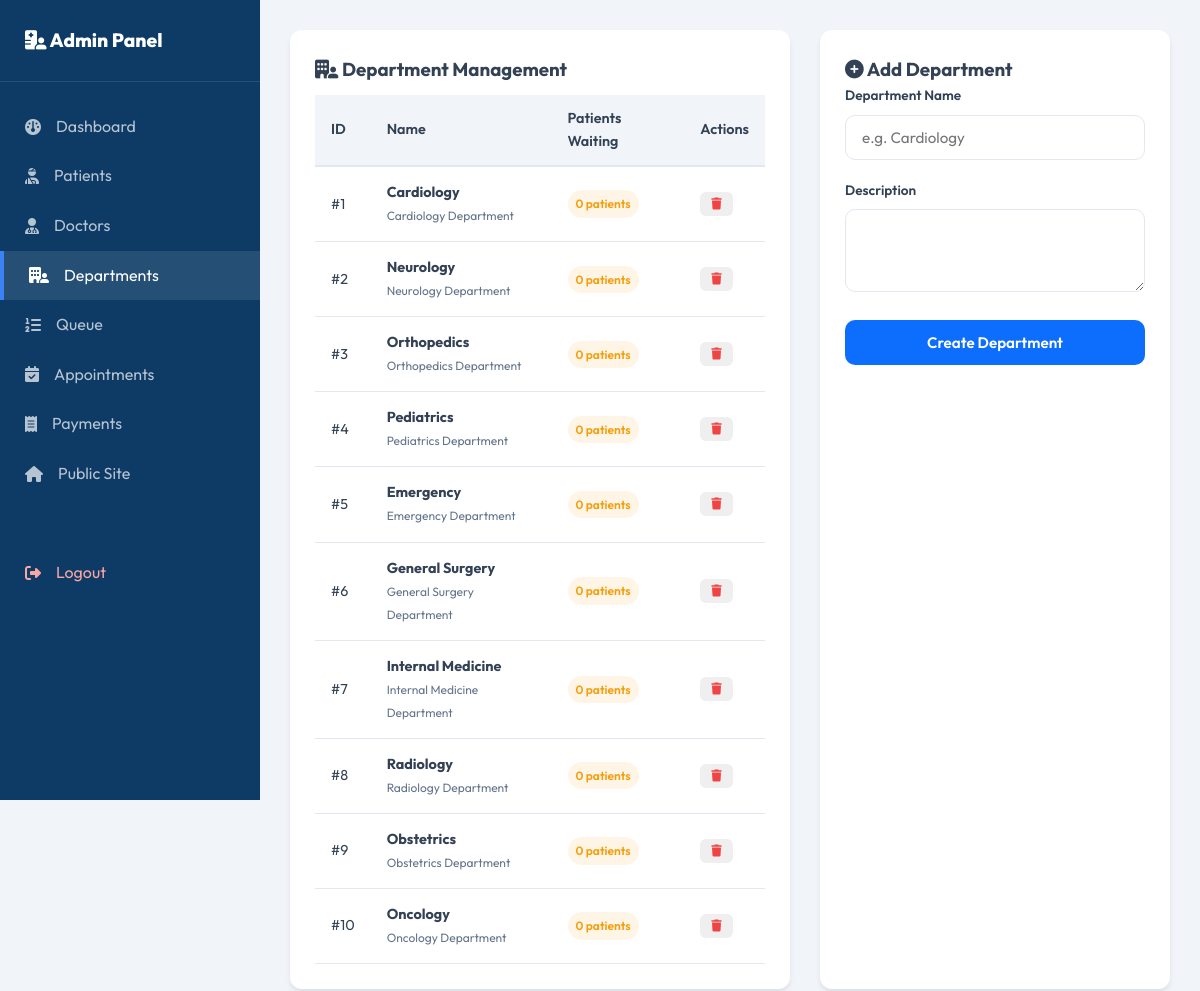
/admin/departments (signed in), run on the app's committed database.
### models.py (models this page shows)
class Department(db.Model):
    __tablename__ = 'departments'
    id = db.Column(db.Integer, primary_key=True)
    name = db.Column(db.String(100), unique=True, nullable=False)
    description = db.Column(db.Text, nullable=True)

### routes/admin.py (the view)
    def decorated_function(*args, **kwargs):
        if not current_user.is_authenticated or current_user.role != 'admin':
            flash("Unauthorized access.", "danger")
            return redirect(url_for('dash.index'))
        return f(*args, **kwargs)

### routes/admin.py (called while the page is built)
def admin_required(f):
    def decorated_function(*args, **kwargs):
        if not current_user.is_authenticated or current_user.role != 'admin':
            flash("Unauthorized access.", "danger")
            return redirect(url_for('dash.index'))
        return f(*args, **kwargs)
    decorated_function.__name__ = f.__name__
    return decorated_function

@admin_bp.route('/departments')
@login_required
@admin_required
def departments():
    depts = Department.query.all()
    dept_data = []
    for d in depts:
        waiting = QueueEntry.query.join(User, QueueEntry.doctor_id == User.id)\
            .join(DoctorProfile, User.id == DoctorProfile.user_id)\
            .filter(DoctorProfile.specialty == d.name, QueueEntry.status == 'waiting').count()
        dept_data.append({'id': d.id, 'name': d.name, 'description': d.description, 'waiting': waiting})
    return render_template('admin/departments.html', departments=dept_data)

### templates/admin/departments.html
{% extends 'admin/base.html' %}
{% block content %}
<div style="display: grid; grid-template-columns: 1fr 350px; gap: 30px;">
    <div class="admin-card">
        <h3><i class="fa-solid fa-building-user"></i> Department Management</h3>
        <div class="table-responsive">
            <table class="table">
                <thead>
                    <tr>
                        <th>ID</th>
                        <th>Name</th>
                        <th>Patients Waiting</th>
                        <th>Actions</th>
                    </tr>
                </thead>
                <tbody>
                    {% for dept in departments %}
                    <tr>
                        <td>#{{ dept.id }}</td>
                        <td><strong>{{ dept.name }}</strong><br><small style="color:#64748b;">{{ dept.description }}</small></td>
                        <td><span class="badge badge-warning">{{ dept.waiting }} patients</span></td>
                        <td>
                            <form action="{{ url_for('admin.delete_department', dept_id=dept.id) }}" method="POST" style="display:inline;" onsubmit="return confirm('Delete department?');">
                                <button type="submit" class="btn btn-xs" style="color: #ef4444;"><i class="fa-solid fa-trash"></i></button>
                            </form>
                        </td>
                    </tr>
                    {% endfor %}
                </tbody>
            </table>
        </div>
    </div>
    <div class="admin-card">
        <h3><i class="fa-solid fa-plus-circle"></i> Add Department</h3>
        <form action="{{ url_for('admin.add_department') }}" method="POST">
            <div class="form-group">
                <label>Department Name</label>
                <input type="text" name="name" class="form-control" placeholder="e.g. Cardiology" required>
            </div>
            <div class="form-group">
                <label>Description</label>
                <textarea name="description" class="form-control" rows="3"></textarea>
            </div>
            <button type="submit" class="btn btn-primary btn-block" style="margin-top: 10px;">Create Department</button>
        </form>
    </div>
</div>
{% endblock %}

### static/css/style.css (style rules this page uses)
:root { --primary: #0d6efd; --primary-hover: #084298; --primary-light: rgba(13, 110, 253, 0.08); --secondary: #0d3b66; --success: #10b981; --warning: #f59e0b; --danger: #ef4444; --info: #06b6d4; --dark: #0f172a; --light: #f8fbff; --white: #ffffff; --slate-100: #f1f5f9; --slate-200: #e2e8f0; --slate-300: #cbd5e1; --slate-500: #64748b; --slate-700: #334155; --shadow-sm: 0 1px 2px 0 rgba(0, 0, 0, 0.05); --shadow: 0 4px 6px -1px rgba(0, 0, 0, 0.1), 0 2px 4px -2px rgba(0, 0, 0, 0.1); --shadow-lg: 0 10px 25px -3px rgba(0, 0, 0, 0.05), 0 4px 6px -4px rgba(0, 0, 0, 0.05); --shadow-xl: 0 20px 25px -5px rgba(0, 0, 0, 0.08), 0 8px 10px -6px rgba(0, 0, 0, 0.08); --transition: all 0.3s cubic-bezier(0.4, 0, 0.2, 1); --font: 'Outfit', sans-serif; }
* { margin: 0; padding: 0; box-sizing: border-box; }
body { font-family: var(--font); background-color: var(--light); color: var(--slate-700); line-height: 1.6; min-height: 100vh; display: flex; flex-direction: column; }
.btn { display: inline-flex; align-items: center; justify-content: center; gap: 8px; font-family: var(--font); font-weight: 600; padding: 12px 24px; border-radius: 10px; border: 1px solid transparent; cursor: pointer; transition: var(--transition); font-size: 0.95rem; }
.btn-primary { background-color: var(--primary); color: var(--white); }
.btn-block { display: flex; width: 100%; }
.btn-xs { padding: 5px 10px; font-size: 0.75rem; border-radius: 6px; }
.form-group { margin-bottom: 20px; }
.form-group label { display: block; font-weight: 600; font-size: 0.85rem; color: var(--slate-700); margin-bottom: 8px; }
.form-control { width: 100%; padding: 12px 16px; border: 1.5px solid var(--slate-200); background-color: var(--white); border-radius: 10px; font-family: var(--font); font-size: 0.95rem; transition: var(--transition); color: var(--slate-700); }
.table-responsive { overflow-x: auto; width: 100%; }
.table { width: 100%; border-collapse: collapse; margin-top: 10px; font-size: 0.9rem; text-align: left; }
.table th { background-color: var(--slate-100); color: var(--slate-700); font-weight: 600; padding: 12px 16px; border-bottom: 2px solid var(--slate-200); }
.table td { padding: 14px 16px; border-bottom: 1px solid var(--slate-200); }
.badge { display: inline-flex; align-items: center; padding: 4px 8px; border-radius: 50px; font-size: 0.75rem; font-weight: 600; }
.badge-warning { background-color: rgba(245, 158, 11, 0.1); color: var(--warning); }

### templates/admin/base.html (style rules this page uses)
body { display: flex; min-height: 100vh; background: #f1f5f9; }
.admin-card { background: white; border-radius: 12px; padding: 25px; box-shadow: 0 4px 6px -1px rgba(0,0,0,0.1); margin-bottom: 30px; }

### data on the page
Department: id "1", name "Cardiology", description "Cardiology Department", waiting "0"
Department: id "2", name "Neurology", description "Neurology Department", waiting "0"
Department: id "3", name "Orthopedics", description "Orthopedics Department", waiting "0"
Department: id "4", name "Pediatrics", description "Pediatrics Department", waiting "0"
Department: id "5", name "Emergency", description "Emergency Department", waiting "0"
Department: id "6", name "General Surgery", description "General Surgery Department", waiting "0"
Department: id "7", name "Internal Medicine", description "Internal Medicine Department", waiting "0"
Department: id "8", name "Radiology", description "Radiology Department", waiting "0"
Department: id "9", name "Obstetrics", description "Obstetrics Department", waiting "0"
Department: id "10", name "Oncology", description "Oncology Department", waiting "0"
